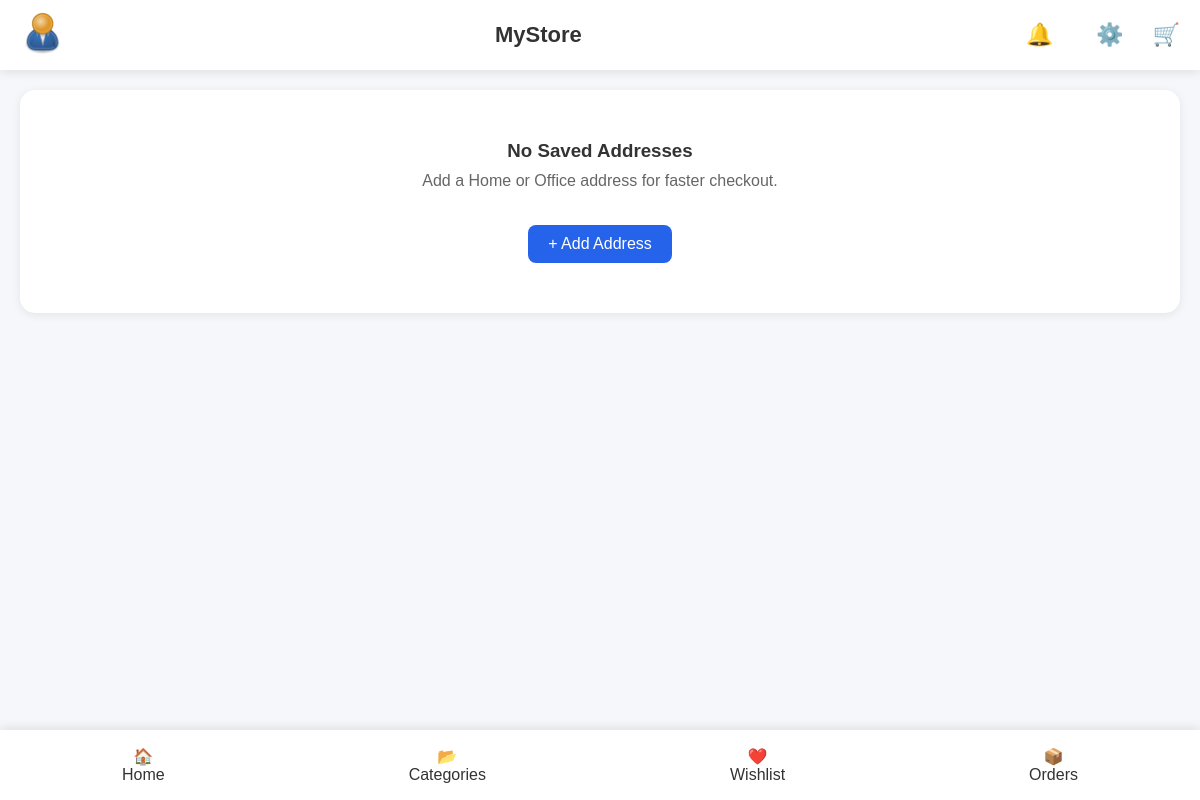
The app's page /address/ (signed in), older data.
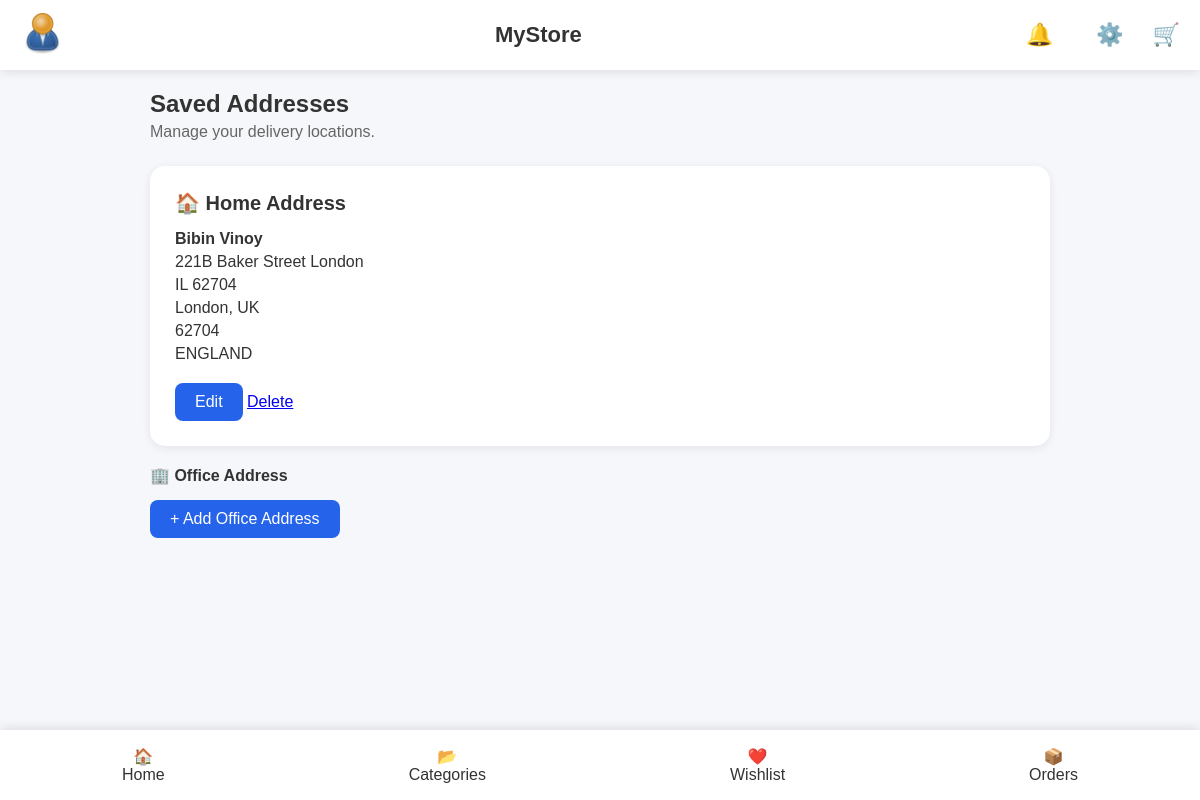
The same page, newer data.
### accounts/models.py (models this page shows, shortened)
class Address(models.Model):
    ADDRESS_TYPES = (
        ('home', 'Home'),
        ('office', 'Office'),
    )
    address_type = models.CharField(
        max_length=10,
        choices=ADDRESS_TYPES,
        default='home'
    )
    user = models.ForeignKey(
        User,
        on_delete=models.CASCADE,
        related_name="addresses"
    )
    full_name = models.CharField(
        max_length=100
    )
    phone_number = models.CharField(
        max_length=20,
    )
    address_line_1 = models.CharField(
        max_length=255
    )
    address_line_2 = models.CharField(
        max_length=255,
        blank=True
    )
    city = models.CharField(
        max_length=100
    )
    state = models.CharField(
        max_length=100
    )
    postal_code = models.CharField(
        max_length=20
    )
    country = models.CharField(
        max_length=100
    )
    is_default = models.BooleanField(
        default=False
    )

### accounts/views.py (the view)
# urls.py: path('address/',views.address,name='address'),
@login_required(login_url='login')
def address(request):
    user=request.user
    addresses=user.addresses.all()
    home_address = addresses.filter(address_type='home').first()
    office_address = addresses.filter(address_type='office').first()
    context={'home_address':home_address,'office_address':office_address}
    return render(request,'account/address.html',context)

### template/account/address.html (shortened to what this page needs)
{% extends 'base.html' %}
{% load static %}
{% block extra_css %}
<link rel="stylesheet" href="{% static 'css/address.css' %}">
{% endblock %}
{% block content %}
{% if home_address or office_address %}
  <div class="address-page">
    <div class="page-header">
        <h2>Saved Addresses</h2>
        <p>Manage your delivery locations.</p>
    </div>
    {% if home_address %}
    <div class="address-card">
        <div class="address-type">
            🏠 Home Address
        </div>
        <div class="address-content">
            <p><strong>{{ home_address.full_name }}</strong></p>
            <p>{{ home_address.address_line_1 }}</p>
            <p>{{ home_address.address_line_2 }}</p>
            <p>{{ home_address.city }}, {{ home_address.state }}</p>
            <p>{{ home_address.postal_code }}</p>
            <p>{{ home_address.country }}</p>
        </div>
        {% if home_address %}
            <a href="{% url 'edit_address' home_address.id %}" class="edit-btn">
                Edit
            </a>
        <a href="{% url 'delete_address' home_address.id %}" class="delete-btn">
            Delete
        </a>
        {% endif %}
    </div>
    {% endif %}
    {% if office_address %}
    <div class="address-card">
        <div class="address-type">
            🏢 Office Address
        </div>
        <div class="address-content">
            <p><strong>{{ office_address.full_name }}</strong></p>
            <p>{{ office_address.address_line_1 }}</p>
            <p>{{ office_address.address_line_2 }}</p>
            <p>{{ office_address.city }}, {{ office_address.state }}</p>
            <p>{{ office_address.postal_code }}</p>
            <p>{{ office_address.country }}</p>
        </div>
        {% if office_address %}
            <a href="{% url 'edit_address' office_address.id %}" class="edit-btn">
                Edit
            </a>
        <a href="{% url 'delete_address' office_address.id %}" class="delete-btn">
            Delete
        </a>
        {% endif %}
    </div>
    {% else %}
    <div class="empty-address-card">
        <h4>🏢 Office Address</h4>
        <a href="{% url 'add_address' %}?type=office" class="add-btn">
            + Add Office Address
        </a>
    </div>
    {% endif %}
</div>
{% else %}
    <div class="empty-address">
        <h3>No Saved Addresses</h3>
        <p>
            Add a Home or Office address
            for faster checkout.
        </p>
        <a href="{% url 'add_address' %}"
           class="add-btn">
            + Add Address
        </a>
    </div>
{% endif %}
{% endblock %}

Row changes from the older to the newer data that the page shows:
added Address: full_name "Bibin Vinoy", address_line_1 "221B Baker Street London", address_line_2 "IL 62704", city "London", state "UK", postal_code "62704", country "ENGLAND"
Text that changed along with them:
text no longer shown: "No Saved Addresses Add a Home or Office address for faster checkout. + Add Address"
text now shown: "Saved Addresses Manage your delivery locations. 🏠 Home Address , Edit Delete 🏢 Office Address + Add Office Address"
